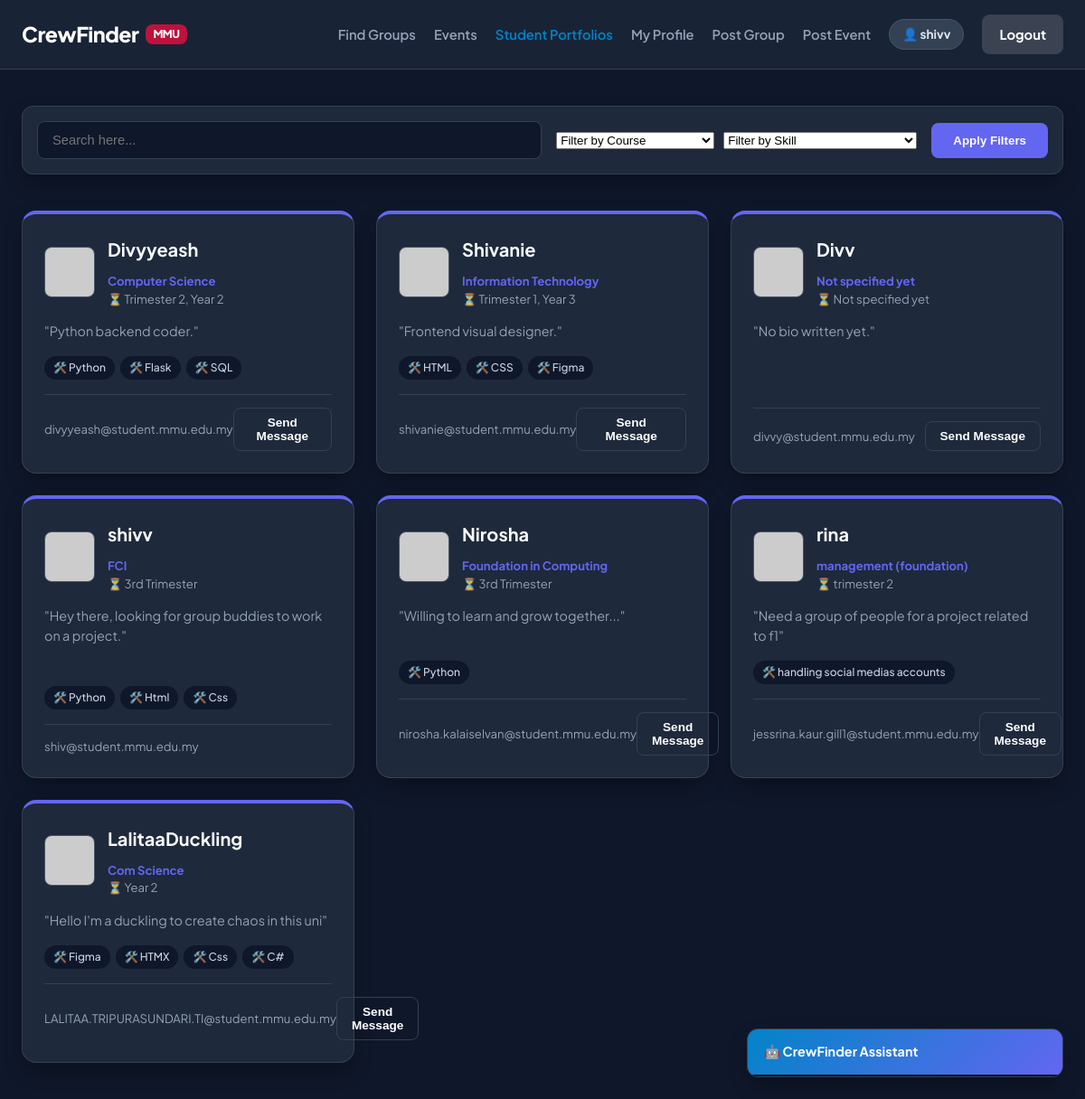
Screenshot of /?tab=profiles (signed in) with the database file from the repository.
### models.py (models this page shows, shortened)
class User(db.Model, UserMixin):
    id = db.Column(db.Integer, primary_key=True)
    username = db.Column(db.String(50), unique=True, nullable=False)
    email = db.Column(db.String(120), unique=True, nullable=False)
    password_hash = db.Column(db.String(256), nullable=False)
    course = db.Column(db.String(100), default="Not specified yet")
    semester = db.Column(db.String(50), default="Not specified yet")
    skills = db.Column(db.String(200), default="None listed yet")
    bio = db.Column(db.Text, default="No bio written yet.")
    avatar_name = db.Column(db.String(50), default="bottts")
    projects = db.relationship('Project', backref='author', lazy=True)
    events = db.relationship('Event', backref='creator', lazy=True)

### app.py (the view, shortened to what this page needs)
@app.route('/')
def index():
    search = request.args.get('search', '').strip() #Get the search query from the request query parameters-after the ? in url. If no search query is provided, default to an empty string. The .strip() method is used to remove any leading or trailing whitespace from the search query, ensuring that the search functionality works correctly even if the user accidentally adds extra spaces before or after their input.
    course_filter = request.args.get('course', '') #Get the course filter from the request query parameters-after the ? in url. If no course filter is provided, default to an empty string. This allows users to filter profiles based on their course of study.
    skill_filter = request.args.get('skill', '') #Get the skill filter from the request query parameters-after the ? in url. If no skill filter is provided, default to an empty string. This allows users to filter profiles based on their skills.
    current_tab = request.args.get('tab', 'groups') #Get the current tab from the request query parameters-after the ? in url. If no tab is specified, default to 'groups'. This allows the application to remember which tab the user was on when they performed a search or applied filters.
    group_query = Project.query   #Start looking at the Project table.
    if search:
        group_query = group_query.filter(Project.title.contains(search) | Project.subject_code.contains(search)) #Find groups where the title OR subject code contains the search word.
    groups = group_query.order_by(Project.date_posted.desc()).all() #Order the groups by the date they were posted, with the newest ones first, and get all of them.
    event_query = Event.query
    if search:
        event_query = event_query.filter(Event.title.contains(search) | Event.description.contains(search))
    events = event_query.order_by(Event.date_created.desc()).all()
    profile_query = User.query
    if skill_filter:
        profile_query = profile_query.filter(User.skills.contains(skill_filter))
    if search:
        profile_query = profile_query.filter(User.username.contains(search) | User.skills.contains(search))
    profiles = profile_query.all()
    all_courses = sorted(list(set([u.course for u in User.query.all() if u.course and u.course != "Not specified yet"]))) #user.query.all() retrieves all user profiles from the database,u.course() extracts the course field from each profile, set() filters out any empty or default values,removes duplicates by converting to a set, sorted()sorts the unique courses alphabetically, and list()converts it back to a list. The resulting all_courses variable will contain a sorted list of unique courses that users have specified in their profiles, which can be used to populate the course filter dropdown in the UI.
    all_skills = sorted(list(set([s.strip() for u in User.query.all() if u.skills for s in u.skills.split(',') if u.skills != "None listed yet"]))) #This line retrieves all user profiles from the database, extracts the skills field from each profile, splits the skills by comma, strips any leading/trailing whitespace, filters out any empty values, removes duplicates by converting to a set, sorts the unique skills alphabetically, and converts it back to a list. The resulting all_skills variable will contain a sorted list of unique skills that users have specified in their profiles, which can be used to populate the skill filter dropdown in the UI.
    return render_template('index.html',
                           groups=groups, events=events, profiles=profiles,
                           all_courses=all_courses, all_skills=all_skills,
                           search_query=search, course_filter=course_filter, skill_filter=skill_filter,
                           current_tab=current_tab)

### app.py (called while the page is built)
@login_manager.user_loader
def load_user(user_id):
    return User.query.get(int(user_id))

### templates/index.html (shortened to what this page needs)
<!DOCTYPE html>
<html lang="en">
<head>
    <link rel="stylesheet" href="{{ url_for('static', filename='style.css') }}">
</head>
<body class="dashboard-body">
    <nav class="navbar">
        <div class="nav-container">
            <a href="{{ url_for('index') }}" class="nav-logo">CrewFinder <span class="mmu-tag">MMU</span></a>
            <div class="nav-links">
                <a href="{{ url_for('index', tab='groups') }}" class="{% if current_tab == 'groups' %}active{% endif %}">Find Groups</a>
                <a href="{{ url_for('index', tab='events') }}" class="{% if current_tab == 'events' %}active{% endif %}">Events</a>
                <a href="{{ url_for('index', tab='profiles') }}" class="{% if current_tab == 'profiles' %}active{% endif %}">Student Portfolios</a>
                {% if current_user.is_authenticated %}
                    <a href="{{ url_for('create_profile') }}">My Profile</a>
                    <a href="#" onclick="openWindow('groupModal', true)">Post Group</a>
                    <a href="#" onclick="openWindow('eventModal', true)">Post Event</a>
                    <span class="user-pill">👤 {{ current_user.username }}</span>
                    <a href="{{ url_for('logout') }}" class="btn-nav-login logout-btn">Logout</a>
                {% else %}
                    <a href="{{ url_for('login') }}" class="btn-nav-login">Sign In</a>
                {% endif %}
            </div>
        </div>
    </nav>
    <main class="dashboard-container">
        <form method="GET" action="{{ url_for('index') }}" class="search-filter-section">
            <div class="search-box">
                <input type="text" name="search" value="{{ search_query }}" placeholder="Search here...">
            </div>
            {% if current_tab == 'profiles' %}
            <div style="display: flex; gap: 10px;">
                <select name="course">
                    <option value="">Filter by Course</option>
                </select>
                <select name="skill">
                    <option value="">Filter by Skill</option>
                </select>
            </div>
            {% endif %}
            <button type="submit" class="btn-filter-search">Apply Filters</button>
        </form>
        {% if current_tab == 'profiles' %}
        <section class="listings-section">
            <div class="listings-grid">
                {% for profile in profiles %}
                <div class="project-card portfolio-card">
                    <div class="portfolio-top-block">
                        <img src="https://api.dicebear.com/7.x/pixel-art/svg?seed={{ profile.avatar_name }}" alt="Avatar" class="portfolio-avatar">
                        <div>
                            <h3>{{ profile.username }}</h3>
                            <p class="portfolio-subtext" style="color:#6366f1; font-weight:700;">{{ profile.course }}</p>
                            <p class="portfolio-subtext">⏳ {{ profile.semester }}</p>
                        </div>
                    </div>
                    <p class="project-desc">"{{ profile.bio }}"</p>
                    <div class="project-tags">
                        {% if profile.skills != "None listed yet" %}
                            {% for skill in profile.skills.split(',') %}<span>🛠️ {{ skill.strip() }}</span>{% endfor %}
                        {% endif %}
                    </div>
                    <div class="card-footer">
                        <span class="posted-by">{{ profile.email }}</span>
                        {% if current_user.is_authenticated and current_user.id != profile.id %}
                            <button class="btn-join portfolio-btn" onclick="startChat('{{ profile.username }}')">Send Message</button>
                        {% endif %}
                    </div>
                </div>
                {% endfor %}
            </div>
        </section>
        {% endif %}
    </main>
    <div class="chat-widget" id="aiChatBox">
        <div class="chat-header" onclick="toggleAIChat()"><h4>🤖 CrewFinder Assistant</h4></div>
        <div class="chat-body" id="aiChatBody"><div class="msg bot">Hi! Ask me any questions about finding teams on CrewFinder.</div></div>
    </div>
</body>
</html>

### rows the page displays
User: username "shivv", course "FCI", semester "3rd Trimester", bio "Hey there, looking for group buddies to work on a project.", strip "Python" "Html" "Css", email "shiv@student.mmu.edu.my"
User: username "Divyyeash", course "Computer Science", semester "Trimester 2, Year 2", bio "Python backend coder.", strip "Python" "Flask" "SQL", email "divyyeash@student.mmu.edu.my"
User: username "Shivanie", course "Information Technology", semester "Trimester 1, Year 3", bio "Frontend visual designer.", strip "HTML" "CSS" "Figma", email "shivanie@student.mmu.edu.my"
User: username "Divv", course "Not specified yet", semester "Not specified yet", bio "No bio written yet.", email "divvy@student.mmu.edu.my"
User: username "Nirosha", course "Foundation in Computing", semester "3rd Trimester", bio "Willing to learn and grow together...", strip "Python", email "nirosha.kalaiselvan@student.mmu.edu.my"
User: username "rina", course "management (foundation)", semester "trimester 2", bio "Need a group of people for a project related to f1", strip "handling social medias accounts", email "jessrina.kaur.gill1@student.mmu.edu.my"
User: username "LalitaaDuckling", course "Com Science", semester "Year 2", bio "Hello I'm a duckling to create chaos in this uni", strip "Figma" "HTMX" "Css" "C#", email "LALITAA.TRIPURASUNDARI.TI@student.mmu.edu.my"
